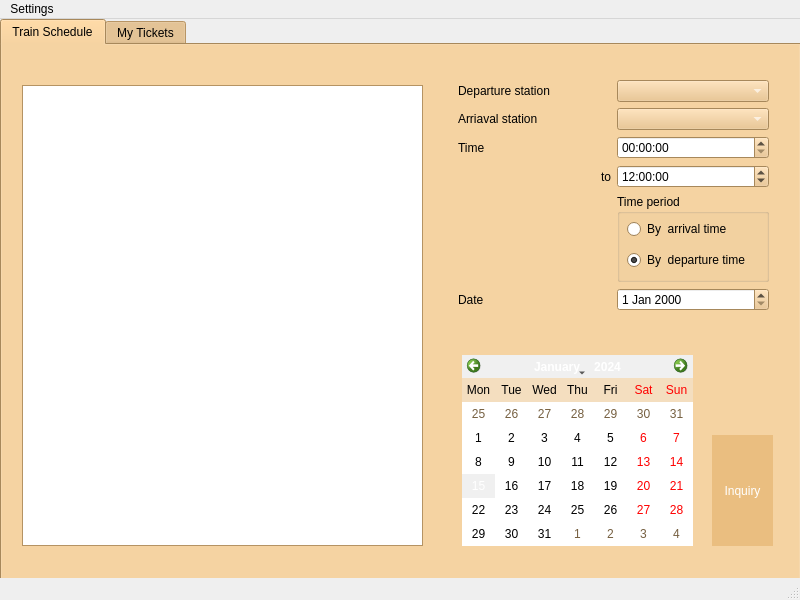
<?xml version="1.0" encoding="UTF-8"?>
<ui version="4.0">
 <class>TrainTicketSystemClient</class>
 <widget class="QMainWindow" name="TrainTicketSystemClient">
  <property name="enabled">
   <bool>true</bool>
  </property>
  <property name="geometry">
   <rect>
    <x>0</x>
    <y>0</y>
    <width>800</width>
    <height>600</height>
   </rect>
  </property>
  <property name="windowTitle">
   <string>TicketSalesSystem</string>
  </property>
  <widget class="QWidget" name="centralwidget">
   <widget class="QStackedWidget" name="stackedWidget">
    <property name="enabled">
     <bool>true</bool>
    </property>
    <property name="geometry">
     <rect>
      <x>0</x>
      <y>0</y>
      <width>801</width>
      <height>601</height>
     </rect>
    </property>
    <property name="currentIndex">
     <number>0</number>
    </property>
    <widget class="QWidget" name="page">
     <widget class="QTabWidget" name="tabWidget">
      <property name="enabled">
       <bool>true</bool>
      </property>
      <property name="geometry">
       <rect>
        <x>0</x>
        <y>0</y>
        <width>801</width>
        <height>601</height>
       </rect>
      </property>
      <property name="palette">
       <palette>
        <active>
         <colorrole role="WindowText">
          <brush brushstyle="SolidPattern">
           <color alpha="255">
            <red>0</red>
            <green>0</green>
            <blue>0</blue>
           </color>
          </brush>
         </colorrole>
         <colorrole role="Button">
          <brush brushstyle="SolidPattern">
           <color alpha="255">
            <red>234</red>
            <green>190</green>
            <blue>128</blue>
           </color>
          </brush>
         </colorrole>
         <colorrole role="Light">
          <brush brushstyle="SolidPattern">
           <color alpha="255">
            <red>255</red>
            <green>247</green>
            <blue>235</blue>
           </color>
          </brush>
         </colorrole>
         <colorrole role="Midlight">
          <brush brushstyle="SolidPattern">
           <color alpha="255">
            <red>244</red>
            <green>218</green>
            <blue>181</blue>
           </color>
          </brush>
         </colorrole>
         <colorrole role="Dark">
          <brush brushstyle="SolidPattern">
           <color alpha="255">
            <red>117</red>
            <green>95</green>
            <blue>64</blue>
           </color>
          </brush>
         </colorrole>
         <colorrole role="Mid">
          <brush brushstyle="SolidPattern">
           <color alpha="255">
            <red>156</red>
            <green>127</green>
            <blue>85</blue>
           </color>
          </brush>
         </colorrole>
         <colorrole role="Text">
          <brush brushstyle="SolidPattern">
           <color alpha="255">
            <red>0</red>
            <green>0</green>
            <blue>0</blue>
           </color>
          </brush>
         </colorrole>
         <colorrole role="BrightText">
          <brush brushstyle="SolidPattern">
           <color alpha="255">
            <red>255</red>
            <green>255</green>
            <blue>255</blue>
           </color>
          </brush>
         </colorrole>
         <colorrole role="ButtonText">
          <brush brushstyle="SolidPattern">
           <color alpha="255">
            <red>255</red>
            <green>255</green>
            <blue>255</blue>
           </color>
          </brush>
         </colorrole>
         <colorrole role="Base">
          <brush brushstyle="SolidPattern">
           <color alpha="255">
            <red>255</red>
            <green>255</green>
            <blue>255</blue>
           </color>
          </brush>
         </colorrole>
         <colorrole role="Window">
          <brush brushstyle="SolidPattern">
           <color alpha="255">
            <red>255</red>
            <green>255</green>
            <blue>255</blue>
           </color>
          </brush>
         </colorrole>
         <colorrole role="Shadow">
          <brush brushstyle="SolidPattern">
           <color alpha="255">
            <red>0</red>
            <green>0</green>
            <blue>0</blue>
           </color>
          </brush>
         </colorrole>
         <colorrole role="Highlight">
          <brush brushstyle="SolidPattern">
           <color alpha="255">
            <red>245</red>
            <green>178</green>
            <blue>62</blue>
           </color>
          </brush>
         </colorrole>
         <colorrole role="Link">
          <brush brushstyle="SolidPattern">
           <color alpha="255">
            <red>255</red>
            <green>241</green>
            <blue>138</blue>
           </color>
          </brush>
         </colorrole>
         <colorrole role="AlternateBase">
          <brush brushstyle="SolidPattern">
           <color alpha="255">
            <red>244</red>
            <green>222</green>
            <blue>191</blue>
           </color>
          </brush>
         </colorrole>
         <colorrole role="ToolTipBase">
          <brush brushstyle="SolidPattern">
           <color alpha="255">
            <red>255</red>
            <green>255</green>
            <blue>220</blue>
           </color>
          </brush>
         </colorrole>
         <colorrole role="ToolTipText">
          <brush brushstyle="SolidPattern">
           <color alpha="255">
            <red>0</red>
            <green>0</green>
            <blue>0</blue>
           </color>
          </brush>
         </colorrole>
         <colorrole role="PlaceholderText">
          <brush brushstyle="SolidPattern">
           <color alpha="128">
            <red>0</red>
            <green>0</green>
            <blue>0</blue>
           </color>
          </brush>
         </colorrole>
        </active>
        <inactive>
         <colorrole role="WindowText">
          <brush brushstyle="SolidPattern">
           <color alpha="255">
            <red>0</red>
            <green>0</green>
            <blue>0</blue>
           </color>
          </brush>
         </colorrole>
         <colorrole role="Button">
          <brush brushstyle="SolidPattern">
           <color alpha="255">
            <red>234</red>
            <green>190</green>
            <blue>128</blue>
           </color>
          </brush>
         </colorrole>
         <colorrole role="Light">
          <brush brushstyle="SolidPattern">
           <color alpha="255">
            <red>255</red>
            <green>247</green>
            <blue>235</blue>
           </color>
          </brush>
         </colorrole>
         <colorrole role="Midlight">
          <brush brushstyle="SolidPattern">
           <color alpha="255">
            <red>244</red>
            <green>218</green>
            <blue>181</blue>
           </color>
          </brush>
         </colorrole>
         <colorrole role="Dark">
          <brush brushstyle="SolidPattern">
           <color alpha="255">
            <red>117</red>
            <green>95</green>
            <blue>64</blue>
           </color>
          </brush>
         </colorrole>
         <colorrole role="Mid">
          <brush brushstyle="SolidPattern">
           <color alpha="255">
            <red>156</red>
            <green>127</green>
            <blue>85</blue>
           </color>
          </brush>
         </colorrole>
         <colorrole role="Text">
          <brush brushstyle="SolidPattern">
           <color alpha="255">
            <red>0</red>
            <green>0</green>
            <blue>0</blue>
           </color>
          </brush>
         </colorrole>
         <colorrole role="BrightText">
          <brush brushstyle="SolidPattern">
           <color alpha="255">
            <red>255</red>
            <green>255</green>
            <blue>255</blue>
           </color>
          </brush>
         </colorrole>
         <colorrole role="ButtonText">
          <brush brushstyle="SolidPattern">
           <color alpha="255">
            <red>255</red>
            <green>255</green>
            <blue>255</blue>
           </color>
          </brush>
         </colorrole>
         <colorrole role="Base">
          <brush brushstyle="SolidPattern">
           <color alpha="255">
            <red>255</red>
            <green>255</green>
            <blue>255</blue>
           </color>
          </brush>
         </colorrole>
         <colorrole role="Window">
          <brush brushstyle="SolidPattern">
           <color alpha="255">
            <red>234</red>
            <green>190</green>
            <blue>128</blue>
           </color>
          </brush>
         </colorrole>
         <colorrole role="Shadow">
          <brush brushstyle="SolidPattern">
           <color alpha="255">
            <red>0</red>
            <green>0</green>
            <blue>0</blue>
           </color>
          </brush>
         </colorrole>
         <colorrole role="Highlight">
          <brush brushstyle="SolidPattern">
           <color alpha="255">
            <red>240</red>
            <green>240</green>
            <blue>240</blue>
           </color>
          </brush>
         </colorrole>
         <colorrole role="Link">
          <brush brushstyle="SolidPattern">
           <color alpha="255">
            <red>0</red>
            <green>0</green>
            <blue>255</blue>
           </color>
          </brush>
         </colorrole>
         <colorrole role="AlternateBase">
          <brush brushstyle="SolidPattern">
           <color alpha="255">
            <red>244</red>
            <green>222</green>
            <blue>191</blue>
           </color>
          </brush>
         </colorrole>
         <colorrole role="ToolTipBase">
          <brush brushstyle="SolidPattern">
           <color alpha="255">
            <red>255</red>
            <green>255</green>
            <blue>220</blue>
           </color>
          </brush>
         </colorrole>
         <colorrole role="ToolTipText">
          <brush brushstyle="SolidPattern">
           <color alpha="255">
            <red>0</red>
            <green>0</green>
            <blue>0</blue>
           </color>
          </brush>
         </colorrole>
         <colorrole role="PlaceholderText">
          <brush brushstyle="SolidPattern">
           <color alpha="128">
            <red>0</red>
            <green>0</green>
            <blue>0</blue>
           </color>
          </brush>
         </colorrole>
        </inactive>
        <disabled>
         <colorrole role="WindowText">
          <brush brushstyle="SolidPattern">
           <color alpha="255">
            <red>117</red>
            <green>95</green>
            <blue>64</blue>
           </color>
          </brush>
         </colorrole>
         <colorrole role="Button">
          <brush brushstyle="SolidPattern">
           <color alpha="255">
            <red>234</red>
            <green>190</green>
            <blue>128</blue>
           </color>
          </brush>
         </colorrole>
         <colorrole role="Light">
          <brush brushstyle="SolidPattern">
           <color alpha="255">
            <red>255</red>
            <green>247</green>
            <blue>235</blue>
           </color>
          </brush>
         </colorrole>
         <colorrole role="Midlight">
          <brush brushstyle="SolidPattern">
           <color alpha="255">
            <red>244</red>
            <green>218</green>
            <blue>181</blue>
           </color>
          </brush>
         </colorrole>
         <colorrole role="Dark">
          <brush brushstyle="SolidPattern">
           <color alpha="255">
            <red>117</red>
            <green>95</green>
            <blue>64</blue>
           </color>
          </brush>
         </colorrole>
         <colorrole role="Mid">
          <brush brushstyle="SolidPattern">
           <color alpha="255">
            <red>156</red>
            <green>127</green>
            <blue>85</blue>
           </color>
          </brush>
         </colorrole>
         <colorrole role="Text">
          <brush brushstyle="SolidPattern">
           <color alpha="255">
            <red>117</red>
            <green>95</green>
            <blue>64</blue>
           </color>
          </brush>
         </colorrole>
         <colorrole role="BrightText">
          <brush brushstyle="SolidPattern">
           <color alpha="255">
            <red>255</red>
            <green>255</green>
            <blue>255</blue>
           </color>
          </brush>
         </colorrole>
         <colorrole role="ButtonText">
          <brush brushstyle="SolidPattern">
           <color alpha="255">
            <red>117</red>
            <green>95</green>
            <blue>64</blue>
           </color>
          </brush>
         </colorrole>
         <colorrole role="Base">
          <brush brushstyle="SolidPattern">
           <color alpha="255">
            <red>234</red>
            <green>190</green>
            <blue>128</blue>
           </color>
          </brush>
         </colorrole>
         <colorrole role="Window">
          <brush brushstyle="SolidPattern">
           <color alpha="255">
            <red>234</red>
            <green>190</green>
            <blue>128</blue>
           </color>
          </brush>
         </colorrole>
         <colorrole role="Shadow">
          <brush brushstyle="SolidPattern">
           <color alpha="255">
            <red>0</red>
            <green>0</green>
            <blue>0</blue>
           </color>
          </brush>
         </colorrole>
         <colorrole role="Highlight">
          <brush brushstyle="SolidPattern">
           <color alpha="255">
            <red>0</red>
            <green>120</green>
            <blue>215</blue>
           </color>
          </brush>
         </colorrole>
         <colorrole role="Link">
          <brush brushstyle="SolidPattern">
           <color alpha="255">
            <red>0</red>
            <green>0</green>
            <blue>255</blue>
           </color>
          </brush>
         </colorrole>
         <colorrole role="AlternateBase">
          <brush brushstyle="SolidPattern">
           <color alpha="255">
            <red>234</red>
            <green>190</green>
            <blue>128</blue>
           </color>
          </brush>
         </colorrole>
         <colorrole role="ToolTipBase">
          <brush brushstyle="SolidPattern">
           <color alpha="255">
            <red>255</red>
            <green>255</green>
            <blue>220</blue>
           </color>
          </brush>
         </colorrole>
         <colorrole role="ToolTipText">
          <brush brushstyle="SolidPattern">
           <color alpha="255">
            <red>0</red>
            <green>0</green>
            <blue>0</blue>
           </color>
          </brush>
         </colorrole>
         <colorrole role="PlaceholderText">
          <brush brushstyle="SolidPattern">
           <color alpha="128">
            <red>0</red>
            <green>0</green>
            <blue>0</blue>
           </color>
          </brush>
         </colorrole>
        </disabled>
       </palette>
      </property>
      <property name="tabShape">
       <enum>QTabWidget::Rounded</enum>
      </property>
      <property name="currentIndex">
       <number>0</number>
      </property>
      <property name="documentMode">
       <bool>false</bool>
      </property>
      <property name="tabsClosable">
       <bool>false</bool>
      </property>
      <property name="tabBarAutoHide">
       <bool>true</bool>
      </property>
      <widget class="QWidget" name="tab">
       <attribute name="title">
        <string>Train Schedule</string>
       </attribute>
       <widget class="QWidget" name="gridLayoutWidget_2">
        <property name="geometry">
         <rect>
          <x>456</x>
          <y>35</y>
          <width>311</width>
          <height>231</height>
         </rect>
        </property>
        <layout class="QGridLayout" name="gridLayout_2">
         <item row="7" column="1">
          <widget class="QGroupBox" name="groupBox">
           <property name="title">
            <string>Time period</string>
           </property>
           <widget class="QWidget" name="verticalLayoutWidget">
            <property name="geometry">
             <rect>
              <x>10</x>
              <y>20</y>
              <width>131</width>
              <height>61</height>
             </rect>
            </property>
            <layout class="QVBoxLayout" name="verticalLayout">
             <item>
              <widget class="QRadioButton" name="radioButton_2">
               <property name="text">
                <string>By  arrival time</string>
               </property>
              </widget>
             </item>
             <item>
              <widget class="QRadioButton" name="radioButton">
               <property name="text">
                <string>By  departure time</string>
               </property>
               <property name="checked">
                <bool>true</bool>
               </property>
              </widget>
             </item>
            </layout>
           </widget>
          </widget>
         </item>
         <item row="6" column="0" alignment="Qt::AlignRight">
          <widget class="QLabel" name="label_5">
           <property name="text">
            <string>to</string>
           </property>
          </widget>
         </item>
         <item row="2" column="1">
          <widget class="QComboBox" name="comboBox_2"/>
         </item>
         <item row="3" column="0">
          <widget class="QLabel" name="label_4">
           <property name="text">
            <string>Time</string>
           </property>
          </widget>
         </item>
         <item row="8" column="1">
          <widget class="QDateEdit" name="dateEdit"/>
         </item>
         <item row="1" column="0">
          <widget class="QLabel" name="label_2">
           <property name="text">
            <string>Departure station</string>
           </property>
          </widget>
         </item>
         <item row="6" column="1">
          <widget class="QTimeEdit" name="timeEdit_2">
           <property name="time">
            <time>
             <hour>12</hour>
             <minute>0</minute>
             <second>0</second>
            </time>
           </property>
          </widget>
         </item>
         <item row="3" column="1">
          <widget class="QTimeEdit" name="timeEdit"/>
         </item>
         <item row="2" column="0">
          <widget class="QLabel" name="label_3">
           <property name="text">
            <string>Arriaval station</string>
           </property>
          </widget>
         </item>
         <item row="1" column="1">
          <widget class="QComboBox" name="comboBox">
           <property name="autoFillBackground">
            <bool>false</bool>
           </property>
          </widget>
         </item>
         <item row="8" column="0">
          <widget class="QLabel" name="label_9">
           <property name="text">
            <string>Date</string>
           </property>
          </widget>
         </item>
        </layout>
       </widget>
       <widget class="QCalendarWidget" name="calendarWidget">
        <property name="geometry">
         <rect>
          <x>460</x>
          <y>310</y>
          <width>231</width>
          <height>191</height>
         </rect>
        </property>
        <property name="minimumDate">
         <date>
          <year>2021</year>
          <month>1</month>
          <day>1</day>
         </date>
        </property>
        <property name="gridVisible">
         <bool>false</bool>
        </property>
        <property name="selectionMode">
         <enum>QCalendarWidget::SingleSelection</enum>
        </property>
        <property name="horizontalHeaderFormat">
         <enum>QCalendarWidget::ShortDayNames</enum>
        </property>
        <property name="verticalHeaderFormat">
         <enum>QCalendarWidget::NoVerticalHeader</enum>
        </property>
        <property name="navigationBarVisible">
         <bool>true</bool>
        </property>
        <property name="dateEditEnabled">
         <bool>false</bool>
        </property>
       </widget>
       <widget class="QPushButton" name="pushButton">
        <property name="geometry">
         <rect>
          <x>710</x>
          <y>390</y>
          <width>61</width>
          <height>111</height>
         </rect>
        </property>
        <property name="autoFillBackground">
         <bool>true</bool>
        </property>
        <property name="text">
         <string>Inquiry</string>
        </property>
        <property name="flat">
         <bool>true</bool>
        </property>
       </widget>
       <widget class="QTableWidget" name="tableWidget">
        <property name="geometry">
         <rect>
          <x>20</x>
          <y>40</y>
          <width>401</width>
          <height>461</height>
         </rect>
        </property>
        <property name="autoScroll">
         <bool>false</bool>
        </property>
        <property name="editTriggers">
         <set>QAbstractItemView::NoEditTriggers</set>
        </property>
        <property name="defaultDropAction">
         <enum>Qt::IgnoreAction</enum>
        </property>
        <property name="alternatingRowColors">
         <bool>true</bool>
        </property>
        <property name="verticalScrollMode">
         <enum>QAbstractItemView::ScrollPerPixel</enum>
        </property>
        <property name="horizontalScrollMode">
         <enum>QAbstractItemView::ScrollPerPixel</enum>
        </property>
        <property name="showGrid">
         <bool>false</bool>
        </property>
        <property name="gridStyle">
         <enum>Qt::NoPen</enum>
        </property>
        <property name="wordWrap">
         <bool>false</bool>
        </property>
        <property name="cornerButtonEnabled">
         <bool>false</bool>
        </property>
        <attribute name="horizontalHeaderVisible">
         <bool>false</bool>
        </attribute>
        <attribute name="verticalHeaderVisible">
         <bool>false</bool>
        </attribute>
       </widget>
      </widget>
      <widget class="QWidget" name="tab_2">
       <attribute name="title">
        <string>My Tickets</string>
       </attribute>
      </widget>
     </widget>
    </widget>
    <widget class="QWidget" name="page_2">
     <widget class="QWidget" name="horizontalLayoutWidget">
      <property name="geometry">
       <rect>
        <x>370</x>
        <y>400</y>
        <width>201</width>
        <height>80</height>
       </rect>
      </property>
      <layout class="QHBoxLayout" name="horizontalLayout">
       <item>
        <widget class="QPushButton" name="logInButton">
         <property name="enabled">
          <bool>true</bool>
         </property>
         <property name="font">
          <font>
           <family>Comic Sans MS</family>
          </font>
         </property>
         <property name="mouseTracking">
          <bool>false</bool>
         </property>
         <property name="text">
          <string>Login</string>
         </property>
        </widget>
       </item>
       <item>
        <widget class="QPushButton" name="createAccountButton">
         <property name="font">
          <font>
           <family>Comic Sans MS</family>
          </font>
         </property>
         <property name="text">
          <string>Create Account</string>
         </property>
        </widget>
       </item>
      </layout>
     </widget>
     <widget class="QLabel" name="label_join_us">
      <property name="geometry">
       <rect>
        <x>170</x>
        <y>220</y>
        <width>391</width>
        <height>31</height>
       </rect>
      </property>
      <property name="font">
       <font>
        <family>Comic Sans MS</family>
        <pointsize>12</pointsize>
       </font>
      </property>
      <property name="styleSheet">
       <string notr="true">color:rgb(97, 97, 97);</string>
      </property>
      <property name="text">
       <string>Please enter your account and password to join us !</string>
      </property>
     </widget>
     <widget class="QLabel" name="label_11">
      <property name="geometry">
       <rect>
        <x>0</x>
        <y>30</y>
        <width>801</width>
        <height>161</height>
       </rect>
      </property>
      <property name="font">
       <font>
        <family>Comic Sans MS</family>
        <pointsize>72</pointsize>
       </font>
      </property>
      <property name="toolTipDuration">
       <number>-1</number>
      </property>
      <property name="styleSheet">
       <string notr="true"/>
      </property>
      <property name="text">
       <string>NYCU Railway</string>
      </property>
      <property name="alignment">
       <set>Qt::AlignCenter</set>
      </property>
     </widget>
     <widget class="QLabel" name="label_account_being_used">
      <property name="geometry">
       <rect>
        <x>600</x>
        <y>290</y>
        <width>182</width>
        <height>23</height>
       </rect>
      </property>
      <property name="font">
       <font>
        <family>Arial</family>
        <pointsize>10</pointsize>
       </font>
      </property>
      <property name="autoFillBackground">
       <bool>false</bool>
      </property>
      <property name="styleSheet">
       <string notr="true">color:rgb(214, 0, 0);</string>
      </property>
      <property name="text">
       <string>This account has been used :(</string>
      </property>
     </widget>
     <widget class="QLabel" name="label_passwords_not_the_same">
      <property name="geometry">
       <rect>
        <x>601</x>
        <y>362</y>
        <width>181</width>
        <height>31</height>
       </rect>
      </property>
      <property name="font">
       <font>
        <family>Arial</family>
        <pointsize>10</pointsize>
       </font>
      </property>
      <property name="autoFillBackground">
       <bool>false</bool>
      </property>
      <property name="styleSheet">
       <string notr="true">color:rgb(214, 0, 0);</string>
      </property>
      <property name="text">
       <string>Passwords must be the same :(</string>
      </property>
     </widget>
     <widget class="QLabel" name="label_passwords_too_short">
      <property name="geometry">
       <rect>
        <x>600</x>
        <y>320</y>
        <width>182</width>
        <height>41</height>
       </rect>
      </property>
      <property name="font">
       <font>
        <family>Arial</family>
        <pointsize>10</pointsize>
       </font>
      </property>
      <property name="autoFillBackground">
       <bool>false</bool>
      </property>
      <property name="styleSheet">
       <string notr="true">color:rgb(214, 0, 0);</string>
      </property>
      <property name="text">
       <string>passwords must be at least 6
characters :(</string>
      </property>
     </widget>
     <widget class="QLineEdit" name="lineEdit_confirm_password">
      <property name="geometry">
       <rect>
        <x>290</x>
        <y>366</y>
        <width>281</width>
        <height>22</height>
       </rect>
      </property>
      <property name="text">
       <string/>
      </property>
      <property name="echoMode">
       <enum>QLineEdit::Password</enum>
      </property>
     </widget>
     <widget class="QLineEdit" name="lineEdit_password">
      <property name="geometry">
       <rect>
        <x>290</x>
        <y>328</y>
        <width>281</width>
        <height>22</height>
       </rect>
      </property>
      <property name="echoMode">
       <enum>QLineEdit::Password</enum>
      </property>
     </widget>
     <widget class="QLineEdit" name="lineEdit_account">
      <property name="geometry">
       <rect>
        <x>290</x>
        <y>290</y>
        <width>281</width>
        <height>22</height>
       </rect>
      </property>
     </widget>
     <widget class="QLabel" name="label_confirm_password">
      <property name="geometry">
       <rect>
        <x>151</x>
        <y>366</y>
        <width>133</width>
        <height>23</height>
       </rect>
      </property>
      <property name="font">
       <font>
        <family>Comic Sans MS</family>
        <pointsize>12</pointsize>
       </font>
      </property>
      <property name="text">
       <string>Confirm Password</string>
      </property>
     </widget>
     <widget class="QLabel" name="label_password">
      <property name="geometry">
       <rect>
        <x>151</x>
        <y>328</y>
        <width>69</width>
        <height>23</height>
       </rect>
      </property>
      <property name="font">
       <font>
        <family>Comic Sans MS</family>
        <pointsize>12</pointsize>
       </font>
      </property>
      <property name="text">
       <string>Password</string>
      </property>
     </widget>
     <widget class="QLabel" name="label_14">
      <property name="geometry">
       <rect>
        <x>151</x>
        <y>290</y>
        <width>61</width>
        <height>23</height>
       </rect>
      </property>
      <property name="font">
       <font>
        <family>Comic Sans MS</family>
        <pointsize>12</pointsize>
       </font>
      </property>
      <property name="text">
       <string>Account</string>
      </property>
     </widget>
    </widget>
   </widget>
  </widget>
  <widget class="QMenuBar" name="menubar">
   <property name="geometry">
    <rect>
     <x>0</x>
     <y>0</y>
     <width>800</width>
     <height>21</height>
    </rect>
   </property>
   <widget class="QMenu" name="menuaccount">
    <property name="title">
     <string>Settings</string>
    </property>
    <addaction name="separator"/>
    <addaction name="actionstack1"/>
    <addaction name="actionstack0"/>
   </widget>
   <addaction name="menuaccount"/>
  </widget>
  <widget class="QStatusBar" name="statusbar"/>
  <action name="actionlogout">
   <property name="text">
    <string>Logout</string>
   </property>
  </action>
  <action name="actionChange_Password">
   <property name="text">
    <string>Change Password</string>
   </property>
  </action>
  <action name="actionstack1">
   <property name="text">
    <string>stack1</string>
   </property>
  </action>
  <action name="actionstack0">
   <property name="text">
    <string>stack0</string>
   </property>
  </action>
 </widget>
 <resources/>
 <connections/>
</ui>
